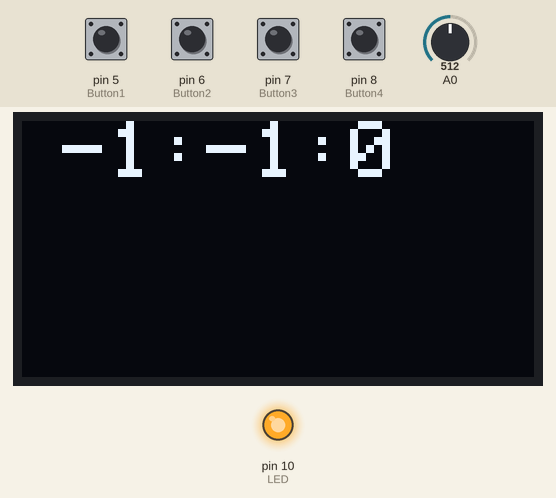
A sketch run on a simulated Arduino Uno, built with avr-gcc and run on an emulated ATmega328P. Shown: 128×64 one-colour display, output pins drawn as LEDs (lit = HIGH). Inputs (shaded band) come from the test bench; at power-on: pin 5 (Button1), pin 6 (Button2), pin 7 (Button3), pin 8 (Button4) HIGH, A0 = 512.

Above: at 1.2 s.
1.3 s: pin 8 (Button4) pulled LOW for 0.15 s
At 2.5 s:
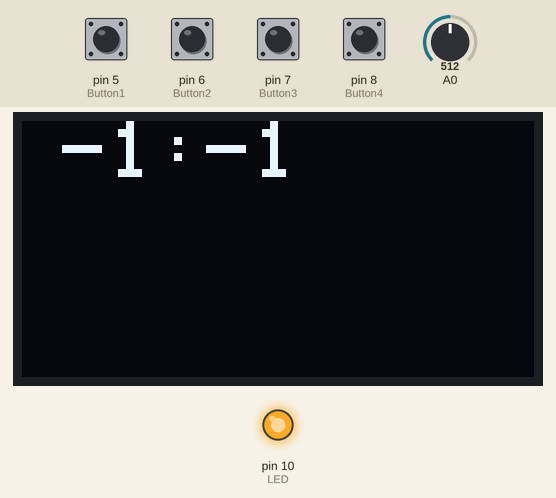
2.9 s: pin 6 (Button2) pulled LOW for 0.15 s
At 4.1 s:
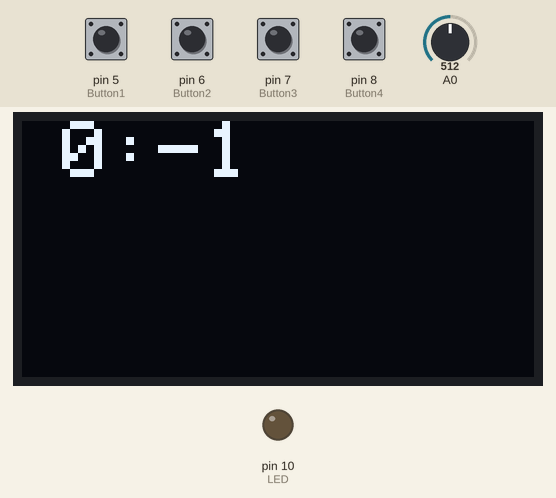
4.5 s: pin 7 (Button3) pulled LOW for 0.15 s
At 5.6 s:
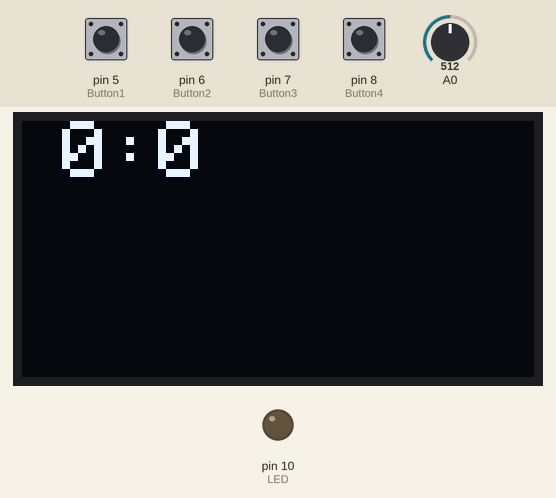
6.1 s: pin 6 (Button2) pulled LOW for 1 s
At 6.8 s:
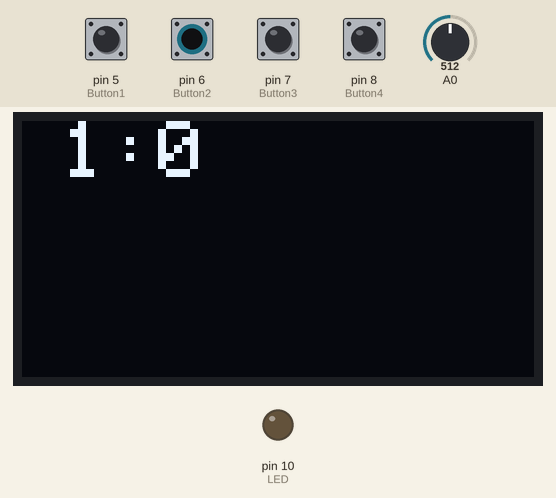
8.6 s: pin 7 (Button3) pulled LOW for 1 s
At 8.9 s:
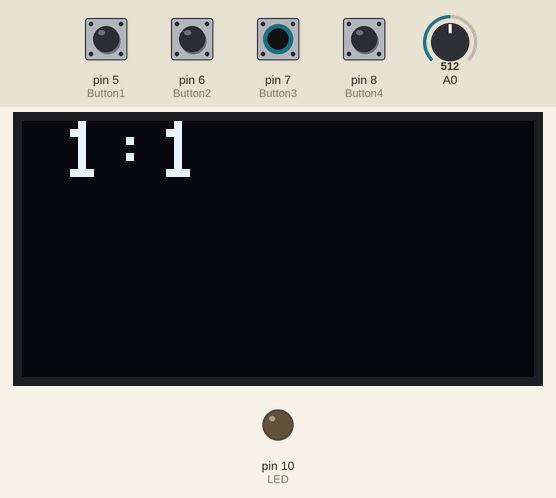
11.1 s: pin 8 (Button4) pulled LOW for 1 s
At 13.8 s:
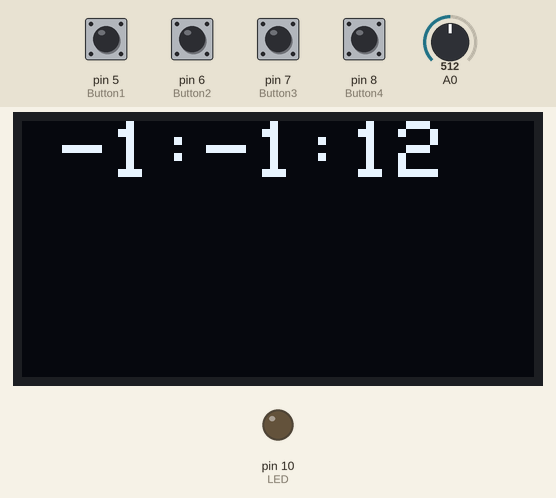
Timing chart, 0 to 14.6 s (numbered marks = the images above; inputs shaded):
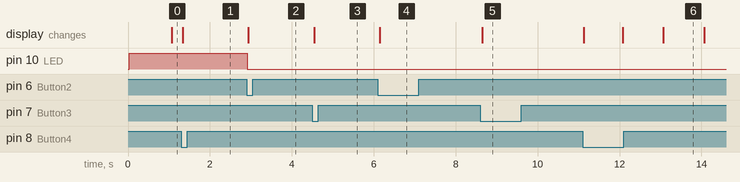

Measured:
- after the input at 1.3 s, the display: changes at once (image 1)
- after the input at 2.9 s, pin 10 (LED): HIGH → LOW at once; the display: changes at once (image 2)
- after the input at 4.5 s, the display: changes after 0.05 s (image 3)
- after the input at 6.1 s, the display: changes after 0.05 s (image 4)
- after the input at 8.6 s, the display: changes after 0.05 s (image 5)
- after the input at 11.1 s, the display: first changes at once (image 6 shows a later state)
- what the display in image 6 shows lasts 1.0 s, from 13.1 s to 14.1 s

The sketch:

mini_clock.ino
```cpp
#include <TimerOne.h>
#include <Adafruit_SSD1306.h>
#include <Adafruit_GFX.h>
#include <EEPROM.h>
#define Button1 5 //save to EEPROM
#define Button2 6 //increase hour
#define Button3 7 //increase minute
#define Button4 8 //change mode
#define Clock 0
#define Alarm 1
#define Set 2
#define LED 10
#define OLED_RESET -1
Adafruit_SSD1306 OLED(OLED_RESET);
int8_t second;
int8_t minute;
int8_t hour;
int mode=0;
int8_t alarmMin;
int8_t alarmHour;

void setup()
{
    OLED.begin(SSD1306_SWITCHCAPVCC, 0x3c);
    Serial.begin(9600);
    Timer1.initialize();//()=(1000000)=1seconds
    Timer1.attachInterrupt(sumUpdate);
    EEPROM.get(0, second);
    EEPROM.get(1, minute);
    EEPROM.get(2, hour);
    EEPROM.get(3, alarmMin);
    EEPROM.get(4, alarmHour);
    pinMode(Button1, INPUT_PULLUP);
    pinMode(Button2, INPUT_PULLUP);
    pinMode(Button3, INPUT_PULLUP);
    pinMode(Button4, INPUT_PULLUP);
    pinMode(LED,OUTPUT);
}

int32_t bounce;
bool buttonPress(uint8_t pin)
{
    if (!digitalRead(pin))
    {
        if (millis() - bounce > 300)
        {
            bounce = millis();
            return true;
        }
        bounce = millis();
    }
    return false;
}

bool isUp;
void direction()
{
    int dirX = analogRead(A0);

    if (dirX > 400 && !isUp)
    {
        isUp = true;
        OLED.setRotation(0); //normal
    }
    if (dirX < 300 && isUp)
    {
        isUp = false;
        OLED.setRotation(2); //inverse
    }
}

void loop()
{
    direction();
    if (buttonPress(Button1))
    {
        EEPROM.update(0, second);
        EEPROM.update(1, minute);
        EEPROM.update(2, hour);
        EEPROM.update(3, alarmMin);
        EEPROM.update(4, alarmHour);
    }
    if (buttonPress(Button2))
    {
        if (mode == Set)
        {
            hour++;
            hour %= 24;
        }
        else if (mode == Alarm)
        {
            alarmHour++;
            alarmHour %= 24;
        }
    }
    if (buttonPress(Button3))
    {
        if (mode == Set)
        {
            minute++;
            minute %= 60;
        }
        else if (mode == Alarm)
        {
            alarmMin++;
            alarmMin %= 60;
        }
    }
    if (buttonPress(Button4))
    {
        mode++;
        mode %= 3;
    }
    if (hour == alarmHour && minute == alarmMin)
    {
        digitalWrite(LED,1);
    }
    else
    {
        digitalWrite(LED,0);
    }

    OLED.clearDisplay();
    OLED.setCursor(10, 0);
    OLED.setTextColor(WHITE);
    OLED.setTextSize(2);
    if (mode == Clock || mode == Set)
    {
        OLED.print(hour);
        OLED.print(":");
        OLED.print(minute);
        OLED.print(":");
        OLED.print(second);
    }
    else if (mode == Alarm)
    {
        OLED.print(alarmHour);
        OLED.print(":");
        OLED.print(alarmMin);
    }
    OLED.display();
}

void sumUpdate()
{
    second++;
    if (second == 60)
    {
        minute++;
        second = 0;
    }
    if (minute == 60)
    {
        hour++;
        minute = 0;
    }
    if (hour == 24)
    {
        hour = 0;
    }
}
```
